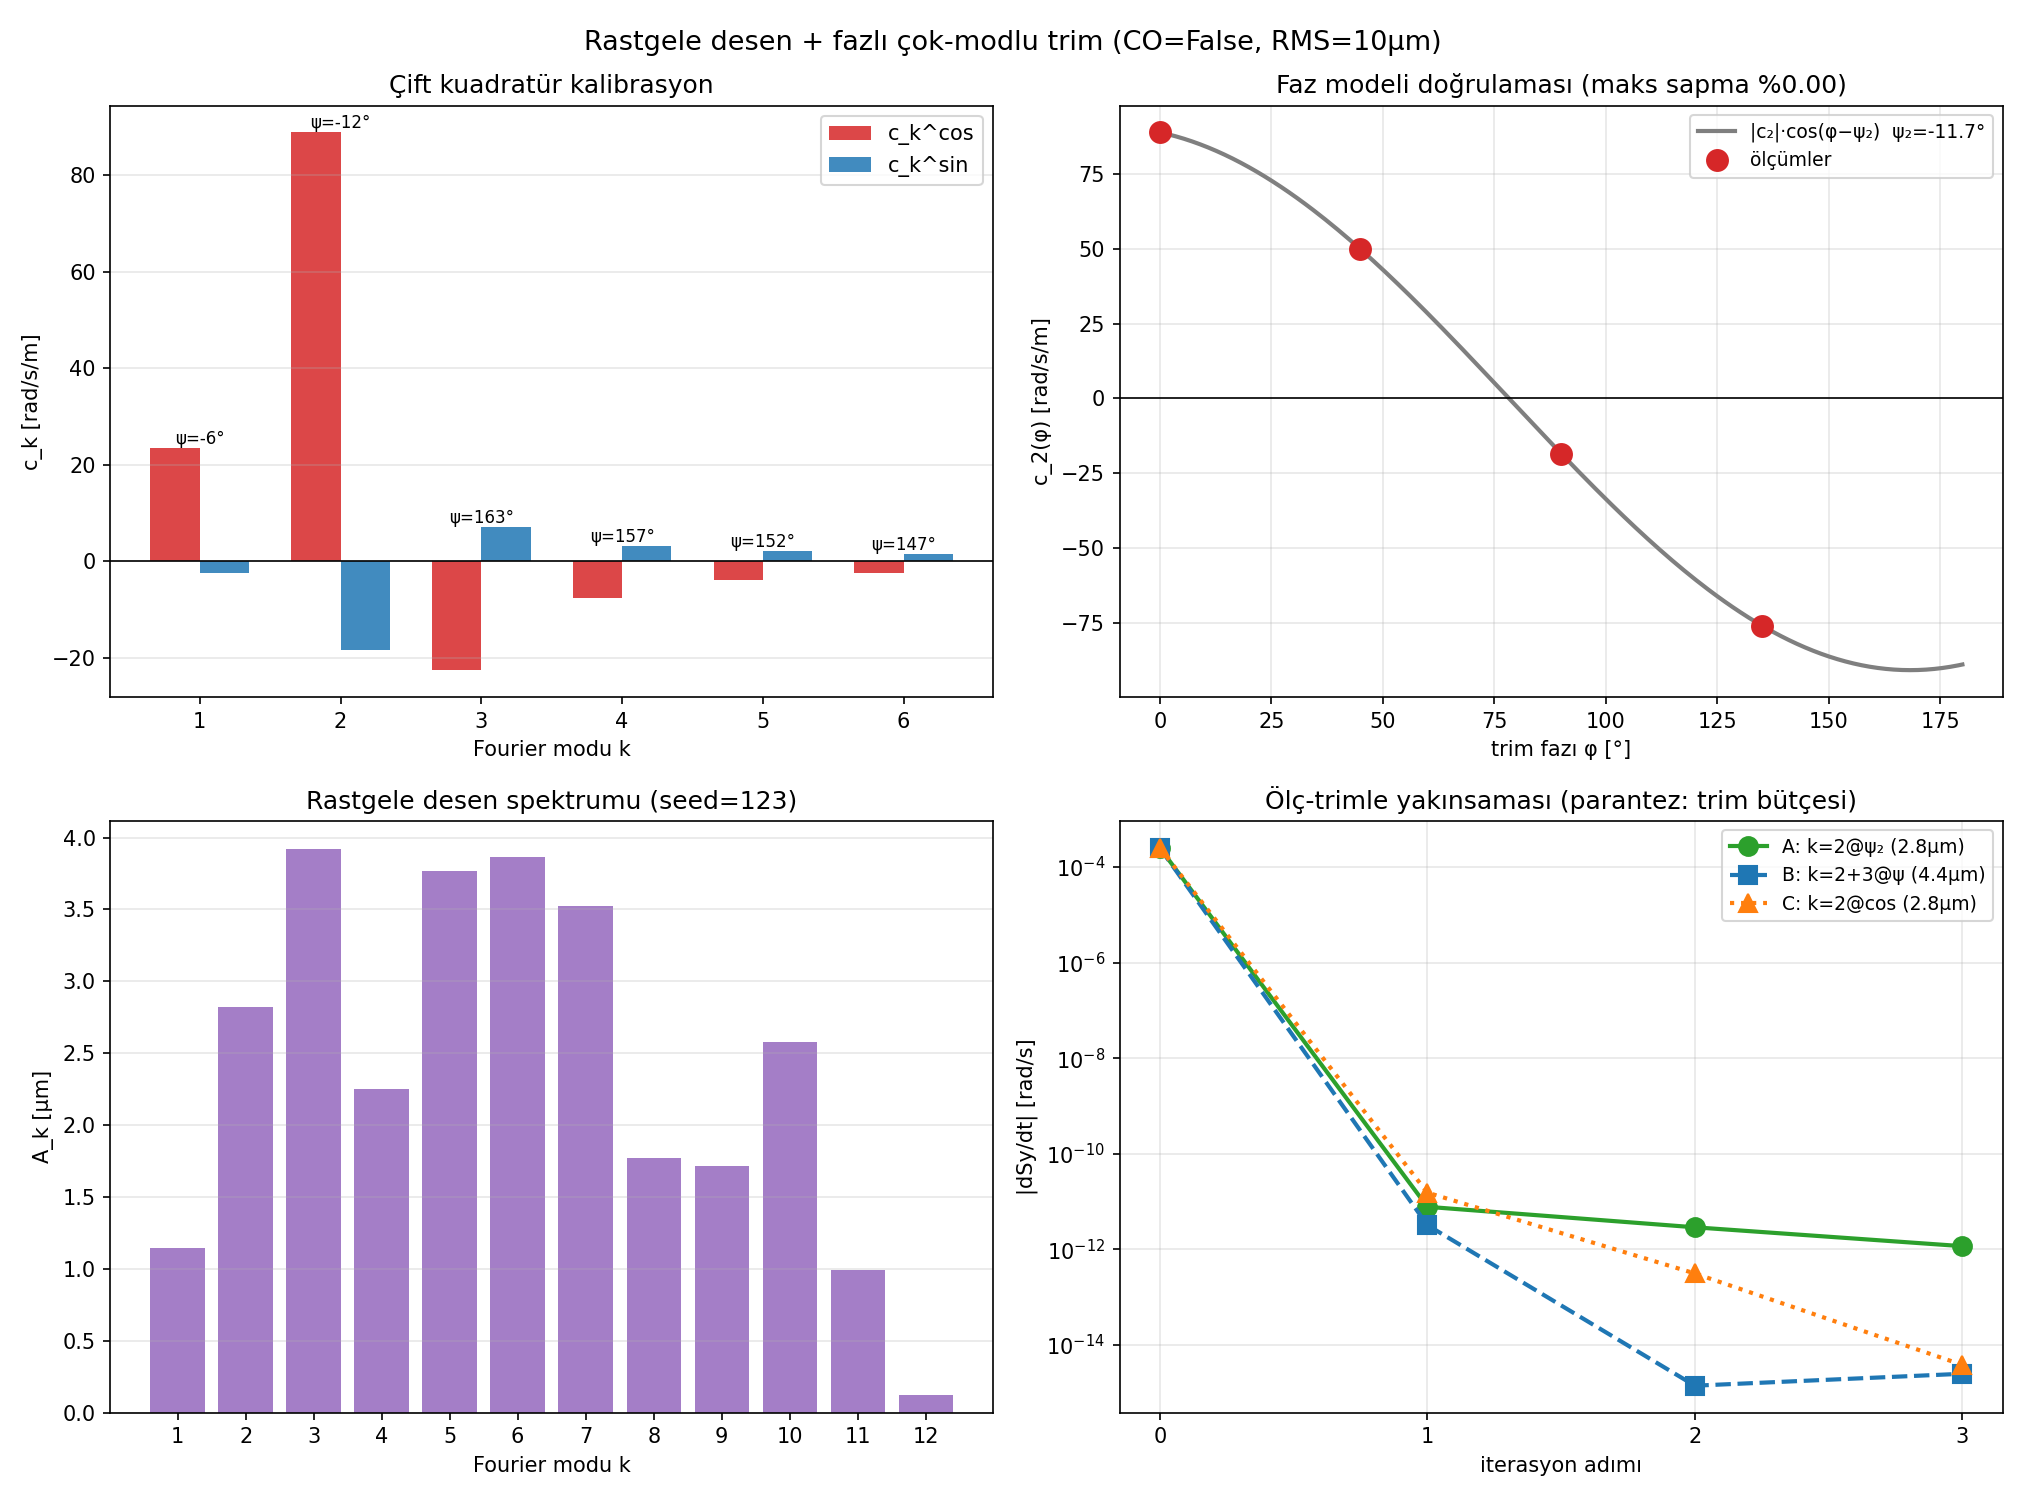

Here is the Python script that generated this plot:
#!/usr/bin/env python3
"""test_b_random_trim.py — Rastgele hizalama hatası + çok-modlu fazlı trim.

Senaryo:
  Gerçek deneye en yakın durum: 48 kuadrupolde RASTGELE hizalama hatası
  (RMS=10μm). Desende her k modunun İKİ kuadratürü var:
      Δy_j = Σ_k A_k · s_j · cos(2πk·n_j/N − φ_k)
  φ_k fazları rastgele. Şimdiye dek yalnız cos fazı (φ=0) kalibre edildi.

Faz problemi:
  Trim modu k'yi φ fazında uygularsak etkinliği
      c_k(φ) = c_k^cos·cosφ + c_k^sin·sinφ = |c_k|·cos(φ − ψ_k)
  olmalı (doğrusallık). ψ_k = "etkin faz": birim genlik başına en güçlü
  trim bu fazda. Yanlış fazda (φ = ψ_k ± 90°) trim hiç etki etmez!

Plan:
  Bölüm 1: Çift kuadratür kalibrasyon — c_k^cos, c_k^sin (k=1..6, A=10μm)
           → |c_k| ve ψ_k tablosu.
  Bölüm 2: Faz modeli doğrulaması — k=2 için φ=45°,135° ara ölçümler,
           sinüzoid kestirimiyle karşılaştırma.
  Bölüm 3: Rastgele desen (seed=123, RMS=10μm) → f₀ ölçümü;
           desenin Fourier spektrumu + kalibre c'lerle f₀ TAHMİNİ
           (doğrusallık/tamlık testi).
  Bölüm 4: Trim stratejileri (3'er iterasyon, hepsi ölç-trimle):
           A) k=2 @ ψ₂ (tek mod, optimal faz)
           B) k=2 @ ψ₂ + k=3 @ ψ₃ eşit bölüşmüş (bütçe küçülür)
           C) k=2 @ φ=0 (yalnız cos — faz-cahil kontrol)

Tüm koşullar CO=False (eksenden fırlatma), t2=1ms.
"""

import json
import os
import sys
import time

import matplotlib
matplotlib.use("Agg")
import matplotlib.pyplot as plt
import multiprocessing as mp
import numpy as np

os.chdir(os.path.dirname(os.path.abspath(__file__)))
sys.path.insert(0, os.path.dirname(os.path.abspath(__file__)))

from fourier_reconstruct import fodo_basis

# ── Parametreler ─────────────────────────────────────────────────────────────
A_CAL        = 1e-5          # kalibrasyon genliği [m] = 10 μm
T2           = 1e-3
RETURN_STEPS = 6000
K_CAL        = [1, 2, 3, 4, 5, 6]   # çift kuadratür kalibre edilecek modlar
PHASE_CHECK  = [45.0, 135.0]        # k=2 faz modeli ara noktaları [derece]
PATTERN_SEED = 123
PATTERN_RMS  = 1e-5          # rastgele desen RMS [m] = 10 μm
N_ITER       = 3


def _suppress_stdout():
    fd = os.dup(1)
    null = os.open(os.devnull, os.O_WRONLY)
    os.dup2(null, 1)
    os.close(null)
    return fd


def _restore_stdout(fd):
    os.dup2(fd, 1)
    os.close(fd)


def _worker(task):
    """CO=False (eksenden fırlatma) → dSy/dt eğimi."""
    label, dy_list, t2, return_steps = task

    import os, sys, json, numpy as np
    os.chdir(os.path.dirname(os.path.abspath(__file__)))
    sys.path.insert(0, os.path.dirname(os.path.abspath(__file__)))
    from false_edm_mode_scan import setup_fields
    from integrator import integrate_particle

    with open("params.json") as fh:
        config = json.load(fh)
    fields, y0, beta0, R0, p_mag, direction = setup_fields(config)
    dt = float(config.get("dt", 1e-11))
    dy = np.asarray(dy_list, dtype=float)

    saved = _suppress_stdout()
    try:
        fields.poincare_quad_index = 0.0
        _, poin, poin_t = integrate_particle(
            y0, 0.0, t2, dt,
            fields=fields, return_steps=return_steps, quad_dy=dy)
    finally:
        _restore_stdout(saved)

    slope = float(np.polyfit(np.asarray(poin_t, float),
                             np.asarray(poin[:, 7], float), 1)[0])
    return label, slope


def mode_vec_phase(n_q, k, amp, phase_rad, antisym):
    """Faz φ'li tek FODO modu: Δy = amp·s·cos(2πkn/N − φ)."""
    Fk, _ = fodo_basis(n_q, [k], antisym)
    return amp * (Fk[:, 0] * np.cos(phase_rad) + Fk[:, 1] * np.sin(phase_rad))


def main():
    t0 = time.time()
    with open("params.json") as fh:
        config = json.load(fh)
    from false_edm_mode_scan import setup_fields
    fields, *_ = setup_fields(config)
    n_q     = 2 * int(fields.nFODO)
    antisym = config.get("smooth_antisym_fodo", True)
    ctx     = mp.get_context("spawn")
    nw      = mp.cpu_count()

    def run(tasks):
        with ctx.Pool(processes=min(nw, len(tasks))) as pool:
            return dict(pool.map(_worker, tasks))

    # Rastgele desen
    rng = np.random.default_rng(PATTERN_SEED)
    P = rng.standard_normal(n_q) * PATTERN_RMS

    # ══ BÖLÜM 1+2+3a: kalibrasyon + faz ara noktaları + f0 (tek havuz) ══════
    tasks = []
    for k in K_CAL:
        tasks.append((f"c{k}_cos",
                      mode_vec_phase(n_q, k, A_CAL, 0.0, antisym).tolist(),
                      T2, RETURN_STEPS))
        tasks.append((f"c{k}_sin",
                      mode_vec_phase(n_q, k, A_CAL, np.pi/2, antisym).tolist(),
                      T2, RETURN_STEPS))
    for deg in PHASE_CHECK:
        tasks.append((f"ph{deg:.0f}",
                      mode_vec_phase(n_q, 2, A_CAL, np.radians(deg), antisym).tolist(),
                      T2, RETURN_STEPS))
    tasks.append(("f0", P.tolist(), T2, RETURN_STEPS))

    print(f"Bölüm 1+2+3a: {len(tasks)} simülasyon ({nw} işçi)...")
    res = run(tasks)

    # ── Bölüm 1: çift kuadratür tablo ──────────────────────────────────────
    c_cos = {k: res[f"c{k}_cos"] / A_CAL for k in K_CAL}
    c_sin = {k: res[f"c{k}_sin"] / A_CAL for k in K_CAL}
    c_abs = {k: float(np.hypot(c_cos[k], c_sin[k])) for k in K_CAL}
    psi   = {k: float(np.arctan2(c_sin[k], c_cos[k])) for k in K_CAL}

    print(f"\n{'─'*72}")
    print("Bölüm 1: Çift kuadratür kalibrasyon (CO=False, A=10μm)")
    print(f"{'─'*72}")
    print(f"{'k':>3}  {'c_k^cos':>12}  {'c_k^sin':>12}  {'|c_k|':>12}  "
          f"{'ψ_k [°]':>9}")
    print('─'*72)
    for k in K_CAL:
        print(f"{k:>3}  {c_cos[k]:>12.4e}  {c_sin[k]:>12.4e}  "
              f"{c_abs[k]:>12.4e}  {np.degrees(psi[k]):>9.2f}")

    # ── Bölüm 2: faz modeli doğrulaması (k=2) ──────────────────────────────
    print(f"\n{'─'*72}")
    print("Bölüm 2: Faz modeli doğrulaması — c_2(φ) = |c_2|·cos(φ−ψ_2) ?")
    print(f"{'─'*72}")
    print(f"{'φ [°]':>7}  {'ölçülen c_2(φ)':>16}  {'model':>14}  {'fark %':>8}")
    print('─'*72)
    check_degs  = [0.0, 45.0, 90.0, 135.0]
    check_meas  = [c_cos[2],
                   res["ph45"]/A_CAL,
                   c_sin[2],
                   res["ph135"]/A_CAL]
    model_vals, devs = [], []
    for deg, meas in zip(check_degs, check_meas):
        model = c_abs[2] * np.cos(np.radians(deg) - psi[2])
        model_vals.append(model)
        dev = (meas - model) / c_abs[2] * 100
        devs.append(dev)
        print(f"{deg:>7.0f}  {meas:>16.4e}  {model:>14.4e}  {dev:>8.3f}")
    max_dev = max(abs(d) for d in devs)
    print(f"\n  → Maks sapma: %{max_dev:.3f} / |c_2|  "
          f"(0 ve 90° tanım gereği tam)")

    # ── Bölüm 3: rastgele desen spektrumu + f0 tahmini ─────────────────────
    f0 = res["f0"]

    # Desenin Fourier ayrıştırması (k=0..12 tam taban, LSQ)
    F_full, meta = fodo_basis(n_q, list(range(0, 13)), antisym)
    coef, *_ = np.linalg.lstsq(F_full, P, rcond=None)
    spec = {}   # k → (A_k, φ_k)
    for c_val, (k, kind) in zip(coef, meta):
        spec.setdefault(k, {})[kind] = c_val
    spec_amp, spec_ph = {}, {}
    for k, d in spec.items():
        if 'dc' in d:
            spec_amp[k], spec_ph[k] = abs(d['dc']), 0.0
        else:
            ac, as_ = d.get('cos', 0.0), d.get('sin', 0.0)
            spec_amp[k] = float(np.hypot(ac, as_))
            spec_ph[k]  = float(np.arctan2(as_, ac))

    # f0 tahmini: kalibre modlardan (k=1..6) katkılar
    f_pred_parts = {}
    for k in K_CAL:
        ak = spec[k].get('cos', 0.0)
        bk = spec[k].get('sin', 0.0)
        f_pred_parts[k] = c_cos[k]*ak + c_sin[k]*bk
    f_pred = sum(f_pred_parts.values())

    print(f"\n{'─'*72}")
    print(f"Bölüm 3: Rastgele desen (seed={PATTERN_SEED}, RMS=10μm)")
    print(f"{'─'*72}")
    print(f"{'k':>3}  {'A_k [μm]':>10}  {'φ_k [°]':>9}  {'katkı tahmini [rad/s]':>22}")
    print('─'*72)
    for k in sorted(spec_amp):
        part = f_pred_parts.get(k, float('nan'))
        part_s = f"{part:+.3e}" if k in f_pred_parts else "(kalibre değil)"
        print(f"{k:>3}  {spec_amp[k]*1e6:>10.2f}  "
              f"{np.degrees(spec_ph[k]):>9.1f}  {part_s:>22}")
    print(f"\n  Ölçülen  f0 = {f0:+.4e} rad/s")
    print(f"  Tahmin (k=1..6) = {f_pred:+.4e} rad/s "
          f"(fark %{abs(f_pred-f0)/abs(f0)*100:.2f} — k≥7 katkısı + fit artığı)")

    # ── Bölüm 4: trim stratejileri ─────────────────────────────────────────
    print(f"\n{'─'*72}")
    print("Bölüm 4: Trim stratejileri (3 iterasyon, ölç-trimle)")
    print(f"{'─'*72}")
    print(f"  A) k=2 @ ψ₂={np.degrees(psi[2]):.1f}° (optimal faz), "
          f"etkin |c₂|={c_abs[2]:.3e}")
    print(f"  B) k=2 @ ψ₂ + k=3 @ ψ₃={np.degrees(psi[3]):.1f}° eşit bölüşmüş, "
          f"etkin |c₂|+|c₃|={c_abs[2]+c_abs[3]:.3e}")
    print(f"  C) k=2 @ φ=0 (yalnız cos — faz-cahil), etkin c₂^cos={c_cos[2]:.3e}")

    trims = {"A": np.zeros(n_q), "B": np.zeros(n_q), "C": np.zeros(n_q)}
    hist  = {"A": [f0], "B": [f0], "C": [f0]}
    budget = {"A": 0.0, "B": 0.0, "C": 0.0}

    for it in range(1, N_ITER + 1):
        # trim genlikleri (son ölçümden)
        aA = -hist["A"][-1] / c_abs[2]
        xB = -hist["B"][-1] / (c_abs[2] + c_abs[3])
        aC = -hist["C"][-1] / c_cos[2]

        trims["A"] = trims["A"] + mode_vec_phase(n_q, 2, aA, psi[2], antisym)
        trims["B"] = (trims["B"]
                      + mode_vec_phase(n_q, 2, xB, psi[2], antisym)
                      + mode_vec_phase(n_q, 3, xB, psi[3], antisym))
        trims["C"] = trims["C"] + mode_vec_phase(n_q, 2, aC, 0.0, antisym)
        budget["A"] += abs(aA)
        budget["B"] += 2 * abs(xB)
        budget["C"] += abs(aC)

        print(f"\nAdım {it}: A({aA*1e6:+.2f}μm) "
              f"B({xB*1e6:+.2f}μm ×2) C({aC*1e6:+.2f}μm)...")
        r = run([(s, (P + trims[s]).tolist(), T2, RETURN_STEPS)
                 for s in ("A", "B", "C")])
        for s in ("A", "B", "C"):
            hist[s].append(r[s])
            sup = abs(f0 / r[s]) if r[s] != 0 else float('inf')
            print(f"  {s}: f{it} = {r[s]:+.3e}  (bastırma {sup:.1f}×)")

    print(f"\n{'─'*78}")
    print("Strateji özeti")
    print(f"{'─'*78}")
    print(f"{'adım':>5}  {'A: k=2@ψ₂':>13}  {'B: k=2+3@ψ':>13}  "
          f"{'C: k=2@cos':>13}")
    print('─'*78)
    for i in range(N_ITER + 1):
        print(f"{i:>5}  " + "  ".join(
            f"{hist[s][i]:>13.3e}" for s in ("A", "B", "C")))
    print('─'*78)
    print("bastırma: " + "   ".join(
        f"{s}: {abs(f0/hist[s][-1]):.1e}×" if hist[s][-1] != 0 else f"{s}: inf"
        for s in ("A", "B", "C")))
    print("bütçe   : " + "   ".join(
        f"{s}: {budget[s]*1e6:.2f}μm" for s in ("A", "B", "C")))

    # k=2 modunun gerçek içeriğiyle karşılaştırma
    A2_true, ph2_true = spec_amp[2], spec_ph[2]
    print(f"\n  Desendeki gerçek k=2 içeriği: A₂={A2_true*1e6:.2f}μm, "
          f"φ₂={np.degrees(ph2_true):.1f}°")
    print(f"  Strateji A toplam trimi     : {budget['A']*1e6:.2f}μm @ "
          f"ψ₂={np.degrees(psi[2]):.1f}°")

    # ── JSON çıktı ─────────────────────────────────────────────────────────
    out = {
        "_aciklama": "Rastgele desen + fazlı çok-modlu trim (CO=False)",
        "pattern_seed": PATTERN_SEED, "pattern_rms_m": PATTERN_RMS,
        "c_cos": {str(k): c_cos[k] for k in K_CAL},
        "c_sin": {str(k): c_sin[k] for k in K_CAL},
        "c_abs": {str(k): c_abs[k] for k in K_CAL},
        "psi_deg": {str(k): float(np.degrees(psi[k])) for k in K_CAL},
        "faz_modeli_max_sapma_yuzde": float(max_dev),
        "f0": f0, "f0_tahmin_k1_6": float(f_pred),
        "desen_spektrum_amp_um": {str(k): spec_amp[k]*1e6 for k in spec_amp},
        "desen_spektrum_faz_deg": {str(k): float(np.degrees(spec_ph[k]))
                                   for k in spec_ph},
        "stratejiler": {s: {"f_hist": hist[s], "butce_um": budget[s]*1e6,
                            "bastirma": (abs(f0/hist[s][-1])
                                         if hist[s][-1] != 0 else None)}
                        for s in ("A", "B", "C")},
    }
    with open("test_b_random_trim.json", "w") as fh:
        json.dump(out, fh, indent=2)
    print("\nKaydedildi: test_b_random_trim.json")

    elapsed = time.time() - t0
    print(f"Toplam süre: {elapsed:.1f} s")

    # ══ Figür ═══════════════════════════════════════════════════════════════
    fig, axes = plt.subplots(2, 2, figsize=(13.5, 10))
    fig.suptitle("Rastgele desen + fazlı çok-modlu trim (CO=False, RMS=10μm)",
                 fontsize=13)

    # Panel 1: çift kuadratür c_k
    ax = axes[0, 0]
    w = 0.35
    kk = np.array(K_CAL)
    ax.bar(kk - w/2, [c_cos[k] for k in K_CAL], w, label='c_k^cos',
           color='tab:red', alpha=0.85)
    ax.bar(kk + w/2, [c_sin[k] for k in K_CAL], w, label='c_k^sin',
           color='tab:blue', alpha=0.85)
    ax.axhline(0, color='k', lw=0.8)
    for k in K_CAL:
        ax.annotate(f"ψ={np.degrees(psi[k]):.0f}°",
                    (k, max(c_cos[k], c_sin[k])),
                    ha='center', va='bottom', fontsize=8)
    ax.set_xlabel("Fourier modu k"); ax.set_ylabel("c_k [rad/s/m]")
    ax.set_title("Çift kuadratür kalibrasyon")
    ax.set_xticks(K_CAL); ax.legend(); ax.grid(True, axis='y', alpha=0.3)

    # Panel 2: faz modeli (k=2)
    ax = axes[0, 1]
    phis = np.linspace(0, 180, 200)
    model = c_abs[2] * np.cos(np.radians(phis) - psi[2])
    ax.plot(phis, model, '-', color='tab:gray', lw=2,
            label=f"|c₂|·cos(φ−ψ₂)  ψ₂={np.degrees(psi[2]):.1f}°")
    ax.plot(check_degs, check_meas, 'o', color='tab:red', ms=10,
            label='ölçümler')
    ax.axhline(0, color='k', lw=0.8)
    ax.set_xlabel("trim fazı φ [°]"); ax.set_ylabel("c_2(φ) [rad/s/m]")
    ax.set_title(f"Faz modeli doğrulaması (maks sapma %{max_dev:.2f})")
    ax.legend(fontsize=9); ax.grid(True, alpha=0.3)

    # Panel 3: desen spektrumu
    ax = axes[1, 0]
    ks = sorted(k for k in spec_amp if k > 0)
    ax.bar(ks, [spec_amp[k]*1e6 for k in ks], color='tab:purple', alpha=0.85)
    ax.set_xlabel("Fourier modu k"); ax.set_ylabel("A_k [μm]")
    ax.set_title(f"Rastgele desen spektrumu (seed={PATTERN_SEED})")
    ax.set_xticks(ks); ax.grid(True, axis='y', alpha=0.3)

    # Panel 4: strateji yakınsaması
    ax = axes[1, 1]
    steps = np.arange(N_ITER + 1)
    styles = {"A": ('o-', 'tab:green', f'A: k=2@ψ₂ ({budget["A"]*1e6:.1f}μm)'),
              "B": ('s--', 'tab:blue', f'B: k=2+3@ψ ({budget["B"]*1e6:.1f}μm)'),
              "C": ('^:', 'tab:orange', f'C: k=2@cos ({budget["C"]*1e6:.1f}μm)')}
    for s, (st, col, lab) in styles.items():
        ax.semilogy(steps, np.abs(hist[s]), st, color=col, ms=9, lw=2,
                    label=lab)
    ax.set_xticks(steps)
    ax.set_xlabel("iterasyon adımı"); ax.set_ylabel("|dSy/dt| [rad/s]")
    ax.set_title("Ölç-trimle yakınsaması (parantez: trim bütçesi)")
    ax.legend(fontsize=9); ax.grid(True, which='both', alpha=0.3)

    plt.tight_layout()
    fout = "test_b_random_trim.png"
    plt.savefig(fout, dpi=150)
    print(f"Figür kaydedildi: {fout}")


if __name__ == "__main__":
    main()
